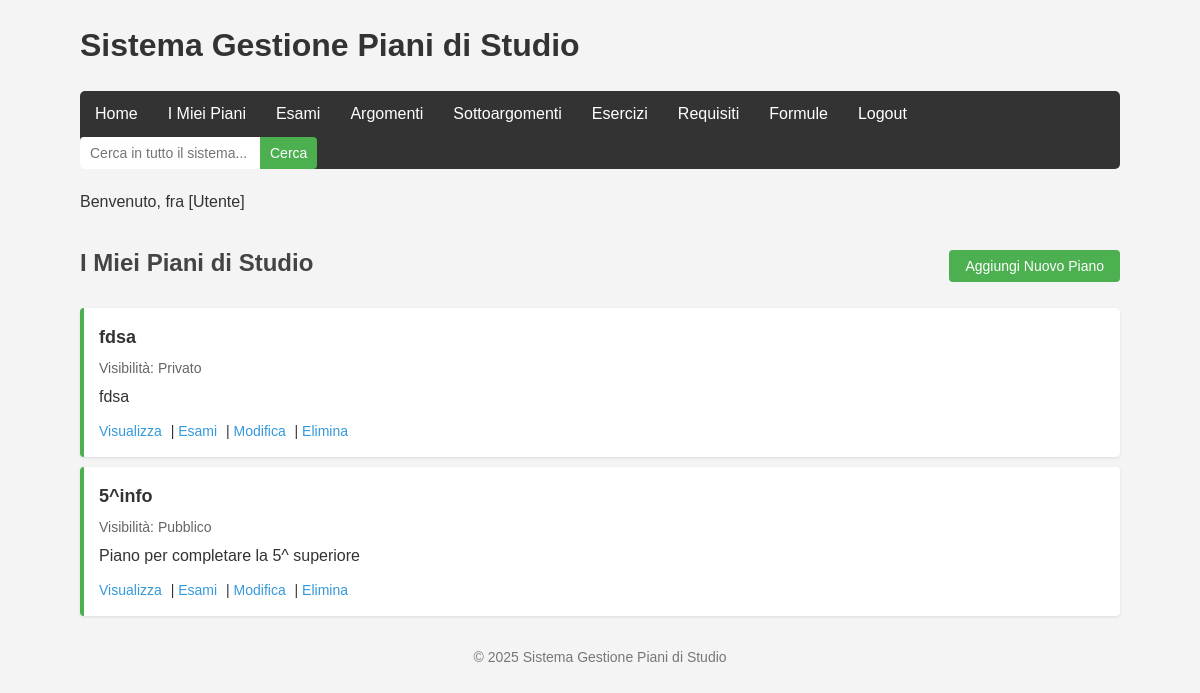
Page /pages/my_piani.php (signed in) on the committed database.
### tables this page shows
CREATE TABLE `piani_di_studio` (
  `id` int(11) NOT NULL,
  `nome` varchar(100) NOT NULL,
  `descrizione` text DEFAULT NULL,
  `data_creazione` timestamp NOT NULL DEFAULT current_timestamp(),
  `user_id` int(11) NOT NULL,
  `visibility` varchar(20) NOT NULL DEFAULT 'private'
);

### models/piano_di_studio.php (called while the page is built, shortened)
<?php
class PianoDiStudio {
    private $conn;
    private $table_name = "piani_di_studio";
    public function __construct($db) {
        $this->conn = $db;
    }
    public function readByUser($user_id) {
        $query = "SELECT * FROM " . $this->table_name . "
                  WHERE user_id = :user_id
                  ORDER BY data_creazione DESC";
        $stmt = $this->conn->prepare($query);
        $stmt->bindParam(":user_id", $user_id);
        $stmt->execute();
        return $stmt;
    }
}
?>

### pages/my_piani.php (the view, shortened to what this page needs)
<?php
include_once '../ui/includes/header.php';
include_once '../models/piano_di_studio.php';
$database = new Database();
$db = $database->getConnection();
$piano = new PianoDiStudio($db);
echo "<div class='header-with-button'>";
echo "<h2>I Miei Piani di Studio</h2>";
echo "<button id='showCreateFormBtn' class='btn-primary'>Aggiungi Nuovo Piano</button>";
echo "</div>";
$stmt = $piano->readByUser($_SESSION['user_id']);
$num = $stmt->rowCount();
if ($num > 0) {
    echo "<ul class='item-list'>";
    while ($row = $stmt->fetch(PDO::FETCH_ASSOC)) {
        extract($row);
        $visibility_text = ($visibility == 'public') ? "Pubblico" : "Privato";
        echo "<li>
                <div class='item-title'>" . htmlspecialchars($nome) . "</div>
                <div class='item-meta'>Visibilità: $visibility_text</div>
                <div class='item-description'>" . htmlspecialchars($descrizione) . "</div>
                <div class='item-actions'>
                    <a href='view_piano.php?id=$id'>Visualizza</a> |
                    <a href='esami.php?piano_id=$id'>Esami</a> |
                    <a href='?edit=$id&from=my'>Modifica</a> |
                    <a href='?delete=$id&from=my' onclick='return confirm(\"Sei sicuro di voler eliminare questo piano?\");'>Elimina</a>
                </div>
            </li>";
    }
    echo "</ul>";
} else {
    echo "<p>Non hai ancora creato piani di studio.</p>";
}
include_once '../ui/includes/footer.php';
?>

### ui/css/style.css (style rules this page uses)
* { box-sizing: border-box; margin: 0; padding: 0; }
body { font-family: Arial, sans-serif; line-height: 1.6; color: #333; background-color: #f4f4f4; }
h2 { color: #444; margin-bottom: 15px; border-bottom: 1px solid #ddd; padding-bottom: 5px; }
button { padding: 10px 20px; background-color: #4CAF50; color: white; border: none; border-radius: 4px; cursor: pointer; font-size: 16px; transition: background-color 0.3s; }
ul { list-style-type: none; margin-bottom: 20px; }
li { background-color: white; margin: 5px 0; padding: 10px; border-radius: 4px; box-shadow: 0 1px 3px rgba(0, 0, 0, 0.1); }
a { text-decoration: none; color: #3498db; margin-left: 10px; }
.item-list li { padding: 15px; margin-bottom: 10px; border-left: 4px solid #4CAF50; }
.item-title { font-size: 18px; font-weight: bold; margin-bottom: 5px; }
.item-meta { font-size: 14px; color: #666; margin-bottom: 5px; }
.item-description { margin-bottom: 10px; }
.item-actions { font-size: 14px; margin-top: 5px; }
.item-actions a { margin-right: 5px; margin-left: 0; }
.header-with-button { display: flex; justify-content: space-between; align-items: center; margin-bottom: 20px; flex-wrap: wrap; }
.header-with-button h2 { margin: 0; border-bottom: none; }
.header-with-button button { margin-left: 10px; }
.btn-primary { display: inline-block; padding: 8px 16px; background-color: #4CAF50; color: white; border: none; border-radius: 4px; cursor: pointer; font-size: 14px; transition: background-color 0.3s; text-decoration: none; }
.btn-primary { margin-left: 0; }

### rows in the picture
piani_di_studio: nome "fdsa", visibility "Privato", descrizione "fdsa"
piani_di_studio: nome "5^info", visibility "Pubblico", descrizione "Piano per completare la 5^ superiore"

### other values in the picture
$_SESSION['username'] "fra"
